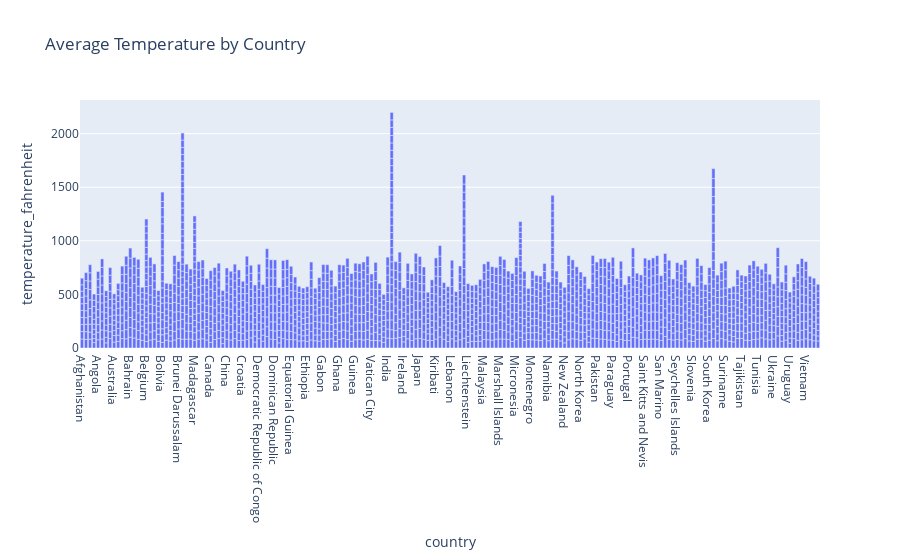

Notebook cell for this chart:
### Code cell
# to check the air quality of Ozone in the places needs to be below 50
# # sns.histplot(weather_df['air_quality_Ozone'], color='yellow')
# # plt.show()
# histogram = px.histogram(weather_df, x='temperature_celsius', nbins=20, title='Temperature Distribution')
# histogram.show()
bar_chart = px.bar(weather_df, x='country', y='temperature_fahrenheit', title='Average Temperature by Country')
bar_chart.show()

### Figure 1 — Plotly figure (JSON) as saved in the notebook; plotly's stock layout.template omitted (floating-point values rounded to 4 significant figures; data arrays with more than 128 entries replaced by an {"elided": "..."} marker saying what was removed)
{"data": [{"alignmentgroup": "True", "hovertemplate": "country=%{x}<br>temperature_fahrenheit=%{y}<extra></extra>", "legendgroup": "", "marker": {"color": "#636efa", "pattern": {"shape": ""}}, "name": "", "offsetgroup": "", "orientation": "v", "showlegend": false, "textposition": "auto", "type": "bar", "x": {"elided": "1949 str values"}, "xaxis": "x", "y": {"elided": "1949 float values"}, "yaxis": "y"}], "layout": {"barmode": "relative", "legend": {"tracegroupgap": 0}, "title": {"text": "Average Temperature by Country"}, "xaxis": {"anchor": "y", "domain": [0, 1], "title": {"text": "country"}}, "yaxis": {"anchor": "x", "domain": [0, 1], "title": {"text": "temperature_fahrenheit"}}}}
